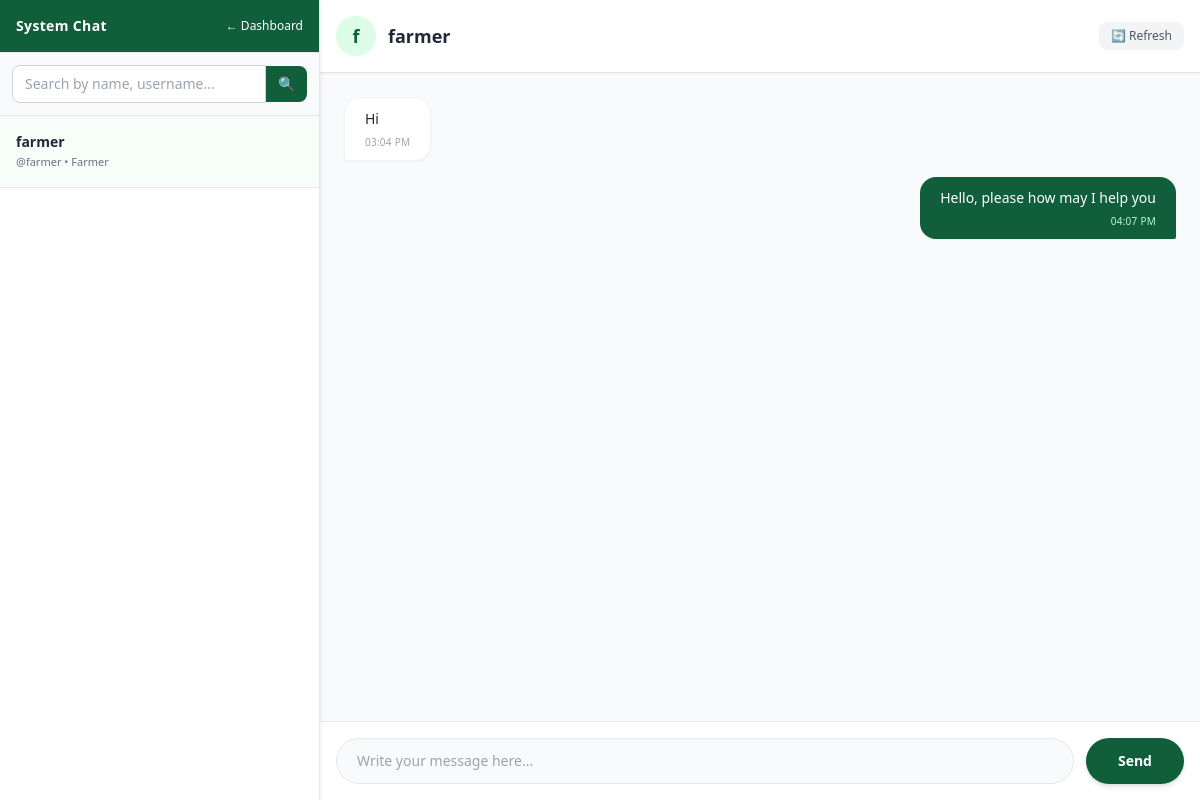
Screenshot of /cmpis/chat.php?user_id=3 (signed in) with the database file from the repository.
### tables this page shows
CREATE TABLE `users` (
  `id` int(11) NOT NULL,
  `fullname` varchar(100) NOT NULL,
  `username` varchar(50) NOT NULL,
  `password` varchar(255) NOT NULL,
  `phone_number` varchar(20) DEFAULT NULL,
  `profile_pic` varchar(255) DEFAULT 'default.png',
  `role` enum('Admin','Trader','Farmer') NOT NULL DEFAULT 'Farmer',
  `created_at` timestamp NOT NULL DEFAULT current_timestamp()
);

CREATE TABLE `messages` (
  `id` int(11) NOT NULL,
  `sender_id` int(11) NOT NULL,
  `receiver_id` int(11) NOT NULL,
  `message` text NOT NULL,
  `sent_at` timestamp NOT NULL DEFAULT current_timestamp(),
  `is_read` tinyint(1) DEFAULT 0
);

### cmpis/chat.php (the view, shortened to what this page needs)
<?php
require_once 'config/db.php';
$myId = $_SESSION['user_id'];
$chatWithId = isset($_GET['user_id']) ? $_GET['user_id'] : null;
$searchTerm = isset($_GET['search']) ? trim($_GET['search']) : '';
if (!empty($searchTerm)) {
    $searchQuery = "%{$searchTerm}%";
    $stmtUsers = $pdo->prepare("
        SELECT id, fullname, role, username, 0 as unread_count
        FROM users
        WHERE id != ? AND (fullname LIKE ? OR username LIKE ? OR phone_number LIKE ?)
        ORDER BY fullname ASC
    ");
    $stmtUsers->execute([$myId, $searchQuery, $searchQuery, $searchQuery]);
    $activeUsers = $stmtUsers->fetchAll(PDO::FETCH_ASSOC);
} else {
    $stmtUsers = $pdo->prepare("
        SELECT u.id, u.fullname, u.role, u.username,
               (SELECT COUNT(*) FROM messages WHERE sender_id = u.id AND receiver_id = ? AND is_read = 0) as unread_count
        FROM users u
        WHERE u.id != ?
          AND (
              u.role = 'Admin'
              OR u.id IN (SELECT sender_id FROM messages WHERE receiver_id = ?)
              OR u.id IN (SELECT receiver_id FROM messages WHERE sender_id = ?)
          )
        ORDER BY unread_count DESC, u.fullname ASC
    ");
    $stmtUsers->execute([$myId, $myId, $myId, $myId]);
    $activeUsers = $stmtUsers->fetchAll(PDO::FETCH_ASSOC);
}
$messages = [];
$chatUser = null;
if ($chatWithId) {
    $stmt = $pdo->prepare("SELECT fullname FROM users WHERE id = ?");
    $stmt->execute([$chatWithId]);
    $chatUser = $stmt->fetchColumn();
    $msgStmt = $pdo->prepare("
        SELECT * FROM messages
        WHERE (sender_id = ? AND receiver_id = ?) OR (sender_id = ? AND receiver_id = ?)
        ORDER BY sent_at ASC
    ");
    $msgStmt->execute([$myId, $chatWithId, $chatWithId, $myId]);
    $messages = $msgStmt->fetchAll(PDO::FETCH_ASSOC);
}
?>
<!DOCTYPE html>
<html lang="en">
<head>
    <script src="https://cdn.tailwindcss.com"></script>
</head>
<body class="bg-gray-50 flex h-screen overflow-hidden">
    <div class="w-80 bg-white border-r flex flex-col z-20 shadow-md">
        <div class="p-4 border-b bg-okene-green text-white flex justify-between items-center shrink-0">
            <h2 class="font-bold text-sm tracking-wide">System Chat</h2>
            <a href="dashboard.php" class="text-xs hover:text-green-200 transition-colors font-medium">← Dashboard</a>
        </div>
        <div class="p-3 border-b bg-gray-50 shrink-0">
            <form action="chat.php" method="GET" class="flex items-center">
                <input type="text" name="search" value="<?php echo htmlspecialchars($searchTerm); ?>" placeholder="Search by name, username..." class="flex-1 bg-white border border-gray-300 rounded-l-lg px-3 py-2 text-sm focus:outline-none focus:border-okene-green focus:ring-1 focus:ring-okene-green transition-shadow">
                <button type="submit" class="bg-okene-green text-white px-3 py-2 rounded-r-lg text-sm hover:bg-green-800 transition-colors">🔍</button>
            </form>
        </div>
        <div class="flex-1 overflow-y-auto">
            <?php if(empty($activeUsers)): ?>
                <div class="p-8 text-center text-gray-400">
                    <span class="text-3xl block mb-2">📭</span>
                    <p class="text-sm font-medium">No users found.</p>
                </div>
            <?php else: ?>
                <?php foreach($activeUsers as $u): ?>
                    <a href="chat.php?user_id=<?php echo $u['id']; ?>" class="block p-4 border-b hover:bg-gray-50 transition-colors relative <?php echo ($chatWithId == $u['id']) ? 'bg-green-50/50' : ''; ?>">
                        <div class="flex justify-between items-center">
                            <div>
                                <p class="font-bold text-sm text-gray-800 flex items-center space-x-1">
                                    <span><?php echo htmlspecialchars($u['fullname']); ?></span>
                                </p>
                                <p class="text-[11px] text-gray-500 font-medium mt-0.5">@<?php echo htmlspecialchars($u['username']); ?> • <?php echo htmlspecialchars($u['role']); ?></p>
                            </div>
                        </div>
                    </a>
                <?php endforeach; ?>
            <?php endif; ?>
        </div>
    </div>
    <div class="flex-1 flex flex-col bg-gray-50 relative">
        <?php if(!$chatWithId): ?>
            <div class="flex-1 flex flex-col items-center justify-center text-gray-400">
                <span class="text-5xl mb-4 opacity-50">💬</span>
                <p class="font-medium text-gray-500">Search for a user or select a conversation to start.</p>
            </div>
        <?php else: ?>
            <div class="p-4 border-b bg-white flex items-center justify-between shadow-sm z-10 shrink-0">
                <div class="flex items-center space-x-3">
                    <div class="w-10 h-10 bg-green-100 rounded-full flex items-center justify-center text-okene-green font-bold text-lg">
                        <?php echo substr($chatUser, 0, 1); ?>
                    </div>
                    <h3 class="font-bold text-lg text-gray-800"><?php echo htmlspecialchars($chatUser); ?></h3>
                </div>
                <a href="chat.php?user_id=<?php echo $chatWithId; ?>" class="text-xs bg-gray-100 text-gray-600 px-3 py-1.5 rounded-lg hover:bg-gray-200 font-medium transition-colors flex items-center space-x-1">
                    <span>🔄 Refresh</span>
                </a>
            </div>
            <div class="flex-1 overflow-y-auto p-6 space-y-4" id="chatBox">
                <?php foreach($messages as $m):
                    $isMe = ($m['sender_id'] == $myId);
                ?>
                    <div class="flex <?php echo $isMe ? 'justify-end' : 'justify-start'; ?>">
                        <div class="max-w-[70%] rounded-2xl px-5 py-2.5 shadow-sm <?php echo $isMe ? 'bg-okene-green text-white rounded-br-sm' : 'bg-white border border-gray-100 text-gray-800 rounded-bl-sm'; ?>">
                            <p class="text-sm leading-relaxed"><?php echo htmlspecialchars($m['message']); ?></p>
                            <span class="text-[10px] <?php echo $isMe ? 'text-green-200' : 'text-gray-400'; ?> block text-right mt-1 font-medium tracking-wide">
                                <?php echo date('h:i A', strtotime($m['sent_at'])); ?>
                            </span>
                        </div>
                    </div>
                <?php endforeach; ?>
            </div>
            <div class="p-4 bg-white border-t shrink-0">
                <form action="chat.php?user_id=<?php echo $chatWithId; ?>" method="POST" class="flex space-x-3">
                    <input type="text" name="message" required autocomplete="off" placeholder="Write your message here..." class="flex-1 bg-gray-50 border border-gray-200 rounded-full px-5 py-3 text-sm focus:outline-none focus:border-okene-green focus:bg-white transition-colors">
                    <button type="submit" name="send_message" class="bg-okene-green text-white rounded-full px-8 py-3 text-sm font-bold hover:bg-green-800 transition-colors shadow-md">Send</button>
                </form>
            </div>
        <?php endif; ?>
    </div>
</body>
</html>

### rows the page displays
users: fullname "farmer", username "farmer", role "Farmer", fullname "f"
messages: message "Hi", sent_at "03:04 PM"
messages: message "Hello, please how may I help you", sent_at "04:07 PM"
